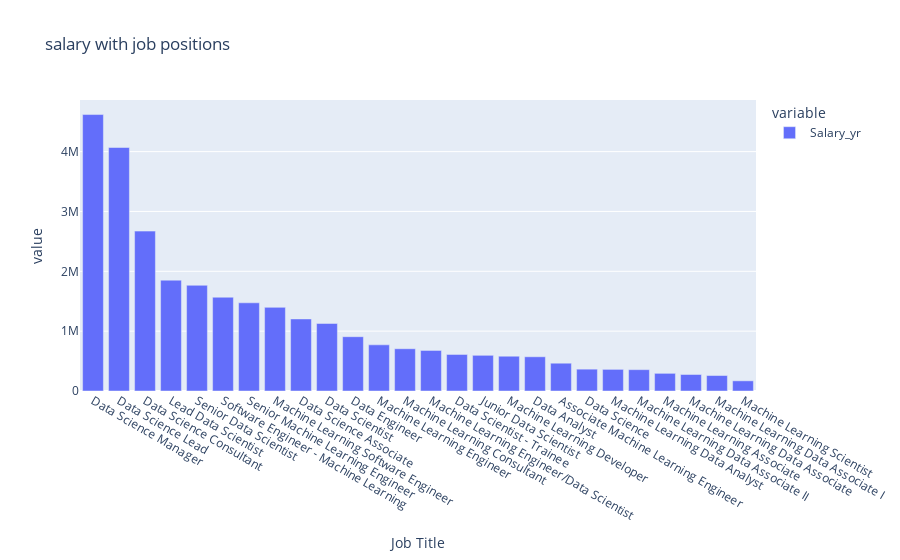

The code cell stored with this chart in its notebook:
### Code cell
#Salary chat with Job position
data = salary.groupby('Job Title')['Salary_yr'].mean().sort_values(ascending=False)
fig = px.bar(data,title="salary with job positions")

fig.show()

### Figure 1 — Plotly figure (JSON) as saved in the notebook; plotly's stock layout.template omitted (floating-point values rounded to 4 significant figures)
{"data": [{"alignmentgroup": "True", "hovertemplate": "variable=Salary_yr<br>Job Title=%{x}<br>value=%{y}<extra></extra>", "legendgroup": "Salary_yr", "marker": {"color": "#636efa"}, "name": "Salary_yr", "offsetgroup": "Salary_yr", "orientation": "v", "showlegend": true, "textposition": "auto", "type": "bar", "x": ["Data Science Manager", "Data Science Lead", "Data Science Consultant", "Lead Data Scientist", "Senior Data Scientist", "Software Engineer - Machine Learning", "Senior Machine Learning Engineer", "Machine Learning Software Engineer", "Data Science Associate", "Data Scientist", "Data Engineer", "Machine Learning Engineer", "Machine Learning Consultant", "Machine Learning Engineer/Data Scientist", "Data Scientist - Trainee", "Junior Data Scientist", "Machine Learning Developer", "Data Analyst", "Associate Machine Learning Engineer", "Data Science", "Machine Learning Data Analyst", "Machine Learning Data Associate II", "Machine Learning Associate", "Machine Learning Data Associate", "Machine Learning Data Associate I", "Machine Learning Scientist"], "xaxis": "x", "y": [4619021, 4068310, 2671464, 1852189, 1766000.0, 1566780, 1473436, 1397347, 1203913, 1128000.0, 907300.0, 771200.0, 706401, 677580, 610512, 596300.0, 581119, 572000.0, 464372, 364900.0, 361378, 356326, 295114, 275841, 258596, 170118], "yaxis": "y"}], "layout": {"barmode": "relative", "legend": {"title": {"text": "variable"}, "tracegroupgap": 0}, "title": {"text": "salary with job positions"}, "xaxis": {"anchor": "y", "domain": [0, 1], "title": {"text": "Job Title"}}, "yaxis": {"anchor": "x", "domain": [0, 1], "title": {"text": "value"}}}}
